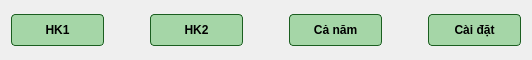
     <widget class="QWidget" name="thanhcongcu" native="true">
      <property name="minimumSize">
       <size>
        <width>0</width>
        <height>60</height>
       </size>
      </property>
      <property name="maximumSize">
       <size>
        <width>16777215</width>
        <height>60</height>
       </size>
      </property>
      <property name="styleSheet">
       <string notr="true">#thanhcongcu {
    border: 2px solid #1B5E20;
    border-radius: 12px;
    background-color: rgba(165, 214, 167, 150);
}</string>
      </property>
      <layout class="QHBoxLayout" name="horizontalLayout_28">
       <item>
        <widget class="QPushButton" name="nut_hk1">
         <property name="minimumSize">
          <size>
           <width>93</width>
           <height>32</height>
          </size>
         </property>
         <property name="maximumSize">
          <size>
           <width>93</width>
           <height>32</height>
          </size>
         </property>
         <property name="styleSheet">
          <string notr="true">#nut_hk1 {
    background-color: #A5D6A7; 
    color: 000000;              
    border: 1px solid #1B5E20; 
    border-radius: 4px;
    
    min-height: 30px;     /* Bằng chiều cao nút trên cho đều */
    font-size: 12px;
    font-weight: bold;
}
#nut_hk1:hover {
    background-color: #2A835F;
}</string>
         </property>
         <property name="text">
          <string>HK1</string>
         </property>
        </widget>
       </item>
       <item>
        <spacer name="horizontalSpacer_49">
         <property name="orientation">
          <enum>Qt::Horizontal</enum>
         </property>
         <property name="sizeHint" stdset="0">
          <size>
           <width>40</width>
           <height>20</height>
          </size>
         </property>
        </spacer>
       </item>
       <item>
        <widget class="QPushButton" name="nut_hk2">
         <property name="minimumSize">
          <size>
           <width>93</width>
           <height>32</height>
          </size>
         </property>
         <property name="maximumSize">
          <size>
           <width>93</width>
           <height>32</height>
          </size>
         </property>
         <property name="styleSheet">
          <string notr="true">#nut_hk2 {
    background-color: #A5D6A7; 
    color: 000000;              
    border: 1px solid #1B5E20; 
    border-radius: 4px;
    
    min-height: 30px;     /* Bằng chiều cao nút trên cho đều */
    font-size: 12px;
    font-weight: bold;
}
#nut_hk2:hover {
    background-color: #2A835F;
}</string>
         </property>
         <property name="text">
          <string>HK2</string>
         </property>
        </widget>
       </item>
       <item>
        <spacer name="horizontalSpacer_50">
         <property name="orientation">
          <enum>Qt::Horizontal</enum>
         </property>
         <property name="sizeHint" stdset="0">
          <size>
           <width>40</width>
           <height>20</height>
          </size>
         </property>
        </spacer>
       </item>
       <item>
        <widget class="QPushButton" name="nut_canam">
         <property name="minimumSize">
          <size>
           <width>93</width>
           <height>32</height>
          </size>
         </property>
         <property name="maximumSize">
          <size>
           <width>93</width>
           <height>32</height>
          </size>
         </property>
         <property name="styleSheet">
          <string notr="true">#nut_canam {
    background-color: #A5D6A7; 
    color: 000000;              
    border: 1px solid #1B5E20; 
    border-radius: 4px;
    
    min-height: 30px;     /* Bằng chiều cao nút trên cho đều */
    font-size: 12px;
    font-weight: bold;
}
#nut_canam:hover {
    background-color: #2A835F;
}</string>
         </property>
         <property name="text">
          <string>Cả năm</string>
         </property>
        </widget>
       </item>
       <item>
        <spacer name="horizontalSpacer_51">
         <property name="orientation">
          <enum>Qt::Horizontal</enum>
         </property>
         <property name="sizeHint" stdset="0">
          <size>
           <width>40</width>
           <height>20</height>
          </size>
         </property>
        </spacer>
       </item>
       <item>
        <widget class="QPushButton" name="nut_caidat">
         <property name="minimumSize">
          <size>
           <width>93</width>
           <height>32</height>
          </size>
         </property>
         <property name="maximumSize">
          <size>
           <width>93</width>
           <height>16777215</height>
          </size>
         </property>
         <property name="styleSheet">
          <string notr="true">#nut_caidat {
    background-color: #A5D6A7; 
    color: 000000;              
    border: 1px solid #1B5E20; 
    border-radius: 4px;
    
    min-height: 30px;     /* Bằng chiều cao nút trên cho đều */
    font-size: 12px;
    font-weight: bold;
}
#nut_caidat:hover {
    background-color: #2A835F;
}</string>
         </property>
         <property name="text">
          <string>Cài đặt</string>
         </property>
        </widget>
       </item>
      </layout>
     </widget>
